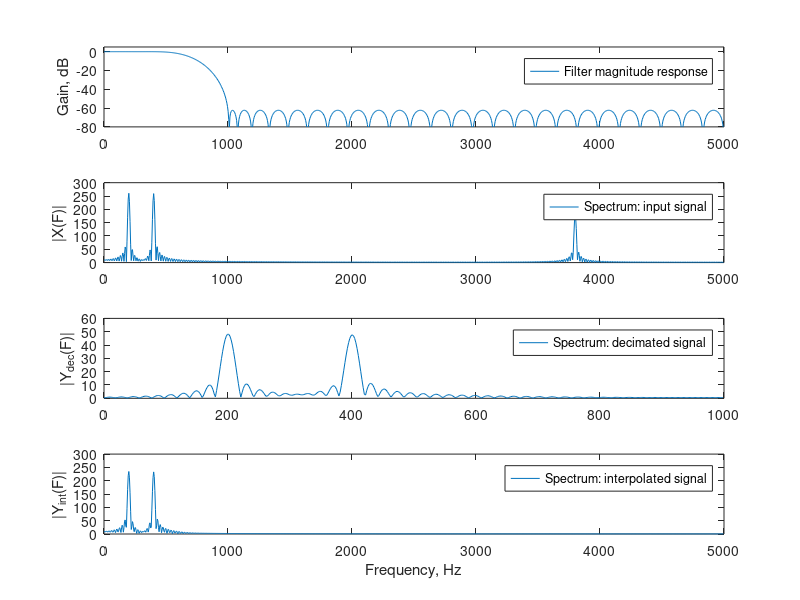

MATLAB code for this plot:
clc
clear all 
close all
% STEP 1
% Lowpass FIR filter design
h = firpm(59,[0,2*400/10000,1000/5000,1],[1,1,0,0]); % Computation of filter coefficients
[H,F1] = freqz(h,1,1024,10000); % Computation of filter frequency response
figure (1);
subplot(4,1,1); 
plot(F1,20*log10(abs(H))); 
legend('Filter magnitude response'); 
ylabel('Gain, dB');
axis([0,5000,-80,5]);
% STEP 2
% Generating the input signal
n = 0:510; % Time index
x = cos(2*pi*200*n/10000)+cos(2*pi*400*n/10000)+0.7*cos(2*pi*3800*n/10000);
[X,F1] = freqz(x,1,1024 ,10000); % Computing the signal spectrum
subplot(4,1,2);
plot(F1,abs(X)); 
legend('Spectrum: input signal'); 
ylabel('|X(F)|'); 
axis([0,5000,0,300]);
% STEP 3
% Polyphase decomposition
E = reshape(h,5,length(h)/5);
% STEP 4
% Polyphase downsampling and filtering
x0 = x(1:5:length(x)); 
x1 = [0,x(5:5:length(x))]; 
x2 = [0,x(4:5:length(x))];
x3 = [0,x(3:5:length(x))]; 
x4 = [0,x(2:5:length(x))];

y0 = filter(E(1,:),1,x0); 
y1 = filter(E(2,:),1,x1); 
y2 = filter(E(3,:),1,x2); 
y3 = filter(E(4,:),1,x3);
y4 = filter(E(5,:),1,x4);

ydec = y0 + y1 + y2 + y3 + y4; % Decimated signal
[Ydec,F2] = freqz(ydec,1,512 ,2000);

subplot(4,1,3), plot(F2,abs(Ydec));
legend('Spectrum: decimated signal'); 
ylabel('|Y_d_e_c(F)|');
axis([0,1000,0,60])
% STEP 5
x = ydec; % Input to the interpolator
% Poliphase filtering and up-sampling
u0 = 5*filter(E(1,:),1,x); 
u1 = 5*filter(E(2,:),1,x); 
u2 = 5*filter(E(3,:),1,x);
u3 = 5*filter(E(4,:),1,x); 
u4 = 5*filter(E(5,:),1,x);
U = [u0;u1;u2;u3;u4];
yint = U(:); % interpolated signal
[Yint,F3] = freqz(yint,1,1024 ,10000);
subplot(4,1,4);
plot(F3,abs(Yint)); 
legend('Spectrum: interpolated signal'); 
xlabel('Frequency, Hz');
ylabel('|Y_i_n_t(F)|');
axis([0,5000,0,300]);